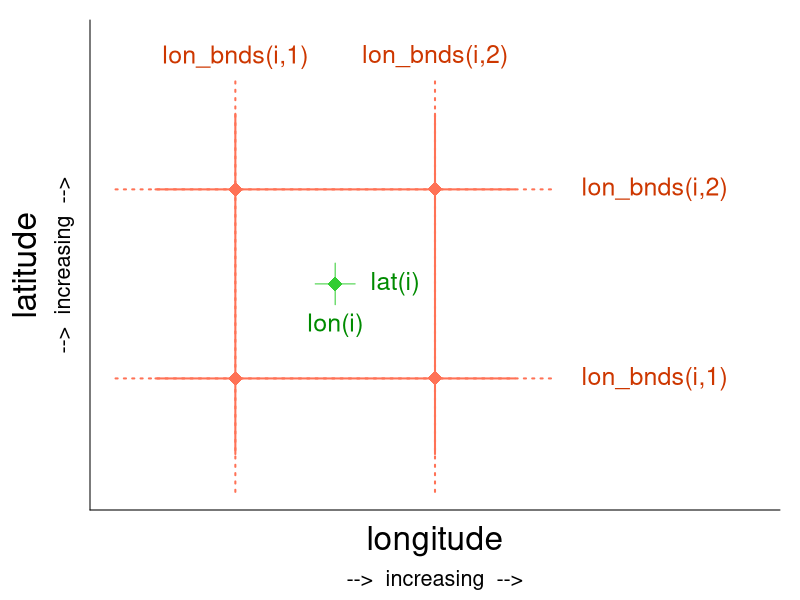

Recreate this plot in R.
# define lat and lon
lon = 10:10
lat = 54:54

lon_bnds = (10:11) - 0.5
lat_bnds = (54:55) - 0.5

dlon_solid = 0.4
dlat_solid = 0.4
dlon_dot = 0.6
dlat_dot = 0.6
dlon_text1 = 0.3
dlat_text1 = 0.22
dlon_text2 = 1.1
dlat_text2 = 0.7
dlon_max = 2*dlon_text2 - dlon_dot
dlat_max = 2*dlat_text2 - dlat_dot

nlon = length(lon)
nlat = length(lat)


# colors
col_grid_draw = 'coral1'
col_grid_text = 'orangered3'
col_cell_draw = 'limegreen'
col_cell_text = 'green4'


# write plot to file
# png('pics/case_1D.png', width = 500, height = 350)
pdf('pics/case_1D.pdf', width = 7, height = 5.2, paper='special')
par(mar = c(4.5, 4.5, 1, 1))


# create base plot
plot(c(lon[1], lon[nlon]), c(lat[1], lat[nlat]),
     xlab = ' ', ylab = '',
     xlim = c(lon_bnds[1] - dlon_dot, lon_bnds[nlon+1] + dlon_max),
     ylim = c(lat_bnds[1] - dlat_dot, lat_bnds[nlat+1] + dlat_max),
     xaxt = 'n', yaxt = 'n',
     bty = 'n', type = 'n')
axis(1, at = c(0, 360))
axis(2, at = c(0, 360))
mtext('longitude', 1, line = +1.2, cex = 2)
mtext('-->  increasing  -->', 1, line = +3, cex = 1.3)
mtext('latitude', 2, line = 2.5, cex = 2)
mtext('-->  increasing  -->', 2, line = 0.8, cex = 1.3)


# add grid ----
# vertical lines, dotted
lines(rep(lon_bnds, each = 3), rep(c(lat_bnds[1] - dlat_dot, lat_bnds[nlat+1] + dlat_dot, NA), times = nlon+1), col = col_grid_draw, lwd = 2, lty = 'dotted')
# horizontal lines, dotted
lines(rep(c(lon_bnds[1] - dlon_dot, lon_bnds[nlon+1] + dlon_dot, NA), times = nlat+1), rep(lat_bnds, each = 3), col = col_grid_draw, lwd = 2, lty = 'dotted')

# vertical lines, solid
lines(rep(lon_bnds, each = 3), rep(c(lat_bnds[1] - dlat_solid, lat_bnds[nlat+1] + dlat_solid, NA), times = nlon+1), col = col_grid_draw, lwd = 2)
# horizontal lines, solid
lines(rep(c(lon_bnds[1] - dlon_solid, lon_bnds[nlon+1] + dlon_solid, NA), times = nlat+1), rep(lat_bnds, each = 3), col = col_grid_draw, lwd = 2)

# dots on grid intersection
points(rep(lon_bnds, each = nlat+1), rep(lat_bnds, times = nlon  +1), pch = 18, cex = 2, col = col_grid_draw)

# lines through grid cell center
lines(c(lon[1], lon[1]), c(lat[1] - dlat_text1/2, lat[1] + dlat_text1/2), col = col_cell_draw)
lines(c(lon[1] - dlon_text1/3, lon[1] + dlon_text1/3), c(lat[1], lat[1]), col = col_cell_draw)

# dots in the grid cell center
points(rep(lon, each = nlat), rep(lat, times = nlon), pch = 18, cex = 2, col = col_cell_draw)


# add text ----
# bnds
text(lon_bnds[1], lat_bnds[nlat+1] + dlat_text2, 'lon_bnds(i,1)', col = col_grid_text, cex = 1.5)
text(lon_bnds[2], lat_bnds[nlat+1] + dlat_text2, 'lon_bnds(i,2)', col = col_grid_text, cex = 1.5)
text(lon_bnds[nlon+1] + dlon_text2, lat_bnds[1], 'lon_bnds(i,1)', col = col_grid_text, cex = 1.5)
text(lon_bnds[nlon+1] + dlon_text2, lat_bnds[2], 'lon_bnds(i,2)', col = col_grid_text, cex = 1.5)
# grid cell center
text(lon[1], lat[1] - dlat_text1, 'lon(i)', col = col_cell_text, cex = 1.5)
text(lon[1] + dlon_text1, lat[1], 'lat(i)', col = col_cell_text, cex = 1.5)


# close picture output device
dev.off()
